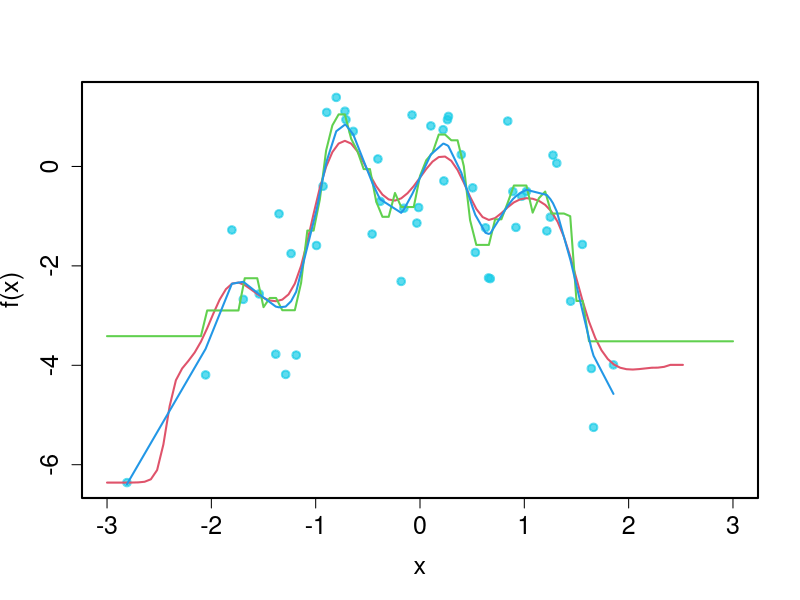

Write R code to recreate this figure.
# load necessary packages
require(datasets)
require(class)
require(grDevices)
require(lattice)


# function for kNN regression
knn.reg = function(x, xis, yis, k) {
    knn.reg = rep(0, times = length(x))
    for (i in 1:length(x)) {
        distances = abs(x[i] - xis)
        knn.reg[i] = mean(yis[order(distances)][1:k])
    }
    knn.reg
}



param_cex = 1.5
# set optimal k found earlier with cross validation
k_CV = 5

# set up simulated data
n = 50
Xis = rnorm(n)
Epsilon = rnorm(n)
RegressionCurve = function(x) sin(2 * pi * x) - x^2
Yis = RegressionCurve(Xis) + Epsilon

# regressions
kernel.reg.example = function(new_x) {
    ksmooth(x = Xis, y = Yis, kernel = "normal", bandwidth = 1.06 * n^(-1/5), x.points = new_x)$y
}
kNN.reg.example = function(x) knn.reg(x, Xis, Yis, k_CV)
spline.reg.example = smooth.spline(x = Xis, y = Yis)

nameChart = "BCS_NonparametricRegressions.pdf"

# plot regression results
pdf(file = nameChart, paper = "special", width = 8, height = 8)
par(cex = 1, cex.axis = 1.5, cex.lab = 1.5, lwd = 2, lty = "solid", pch = 19)
plot(Xis, Yis, xlim = c(-3, 3), col = rgb(0.1, 0.8, 0.9, alpha = 0.7), xlab = "x", ylab = "f(x)")
plot(kernel.reg.example, add = TRUE, col = 2, xlim = c(-3, 3))
plot(kNN.reg.example, add = TRUE, col = 3, xlim = c(-3, 3))
lines(spline.reg.example, col = 4, xlim = c(-3, 3))